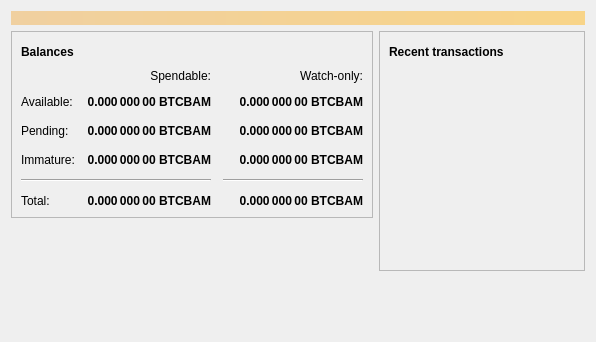
<?xml version="1.0" encoding="UTF-8"?>
<ui version="4.0">
 <class>OverviewPage</class>
 <widget class="QWidget" name="OverviewPage">
  <property name="geometry">
   <rect>
    <x>0</x>
    <y>0</y>
    <width>596</width>
    <height>342</height>
   </rect>
  </property>
  <property name="windowTitle">
   <string>Form</string>
  </property>
  <layout class="QVBoxLayout" name="topLayout">
   <item>
    <widget class="QLabel" name="labelAlerts">
     <property name="visible">
      <bool>false</bool>
     </property>
     <property name="styleSheet">
      <string notr="true">QLabel { background-color: qlineargradient(x1: 0, y1: 0, x2: 1, y2: 0, stop:0 #F0D0A0, stop:1 #F8D488); color:#000000; }</string>
     </property>
     <property name="wordWrap">
      <bool>true</bool>
     </property>
     <property name="margin">
      <number>3</number>
     </property>
     <property name="textInteractionFlags">
      <set>Qt::TextSelectableByMouse</set>
     </property>
    </widget>
   </item>
   <item>
    <layout class="QHBoxLayout" name="horizontalLayout" stretch="1,1">
     <item>
      <layout class="QVBoxLayout" name="verticalLayout_2">
       <item>
        <widget class="QFrame" name="frame">
         <property name="frameShape">
          <enum>QFrame::StyledPanel</enum>
         </property>
         <property name="frameShadow">
          <enum>QFrame::Raised</enum>
         </property>
         <layout class="QVBoxLayout" name="verticalLayout_4">
          <item>
           <layout class="QHBoxLayout" name="horizontalLayout_4">
            <item>
             <widget class="QLabel" name="label_5">
              <property name="font">
               <font>
                <weight>75</weight>
                <bold>true</bold>
               </font>
              </property>
              <property name="text">
               <string>Balances</string>
              </property>
             </widget>
            </item>
            <item>
             <widget class="QPushButton" name="labelWalletStatus">
              <property name="enabled">
               <bool>true</bool>
              </property>
              <property name="maximumSize">
               <size>
                <width>30</width>
                <height>16777215</height>
               </size>
              </property>
              <property name="toolTip">
               <string>The displayed information may be out of date. Your wallet automatically synchronizes with the BitcoinBam network after a connection is established, but this process has not completed yet.</string>
              </property>
              <property name="text">
               <string/>
              </property>
              <property name="icon">
               <iconset resource="../bitcoin.qrc">
                <normaloff>:/icons/warning</normaloff>
                <disabledoff>:/icons/warning</disabledoff>:/icons/warning</iconset>
              </property>
              <property name="iconSize">
               <size>
                <width>24</width>
                <height>24</height>
               </size>
              </property>
              <property name="flat">
               <bool>true</bool>
              </property>
             </widget>
            </item>
            <item>
             <spacer name="horizontalSpacer_3">
              <property name="orientation">
               <enum>Qt::Horizontal</enum>
              </property>
              <property name="sizeHint" stdset="0">
               <size>
                <width>40</width>
                <height>20</height>
               </size>
              </property>
             </spacer>
            </item>
           </layout>
          </item>
          <item>
           <layout class="QGridLayout" name="gridLayout">
            <property name="spacing">
             <number>12</number>
            </property>
            <item row="2" column="2">
             <widget class="QLabel" name="labelWatchPending">
              <property name="font">
               <font>
                <weight>75</weight>
                <bold>true</bold>
               </font>
              </property>
              <property name="cursor">
               <cursorShape>IBeamCursor</cursorShape>
              </property>
              <property name="toolTip">
               <string>Unconfirmed transactions to watch-only addresses</string>
              </property>
              <property name="text">
               <string notr="true">0.000 000 00 BTCBAM</string>
              </property>
              <property name="alignment">
               <set>Qt::AlignRight|Qt::AlignTrailing|Qt::AlignVCenter</set>
              </property>
              <property name="textInteractionFlags">
               <set>Qt::LinksAccessibleByMouse|Qt::TextSelectableByKeyboard|Qt::TextSelectableByMouse</set>
              </property>
             </widget>
            </item>
            <item row="2" column="1">
             <widget class="QLabel" name="labelUnconfirmed">
              <property name="font">
               <font>
                <weight>75</weight>
                <bold>true</bold>
               </font>
              </property>
              <property name="cursor">
               <cursorShape>IBeamCursor</cursorShape>
              </property>
              <property name="toolTip">
               <string>Total of transactions that have yet to be confirmed, and do not yet count toward the spendable balance</string>
              </property>
              <property name="text">
               <string notr="true">0.000 000 00 BTCBAM</string>
              </property>
              <property name="alignment">
               <set>Qt::AlignRight|Qt::AlignTrailing|Qt::AlignVCenter</set>
              </property>
              <property name="textInteractionFlags">
               <set>Qt::LinksAccessibleByMouse|Qt::TextSelectableByKeyboard|Qt::TextSelectableByMouse</set>
              </property>
             </widget>
            </item>
            <item row="3" column="2">
             <widget class="QLabel" name="labelWatchImmature">
              <property name="font">
               <font>
                <weight>75</weight>
                <bold>true</bold>
               </font>
              </property>
              <property name="cursor">
               <cursorShape>IBeamCursor</cursorShape>
              </property>
              <property name="toolTip">
               <string>Mined balance in watch-only addresses that has not yet matured</string>
              </property>
              <property name="text">
               <string notr="true">0.000 000 00 BTCBAM</string>
              </property>
              <property name="alignment">
               <set>Qt::AlignRight|Qt::AlignTrailing|Qt::AlignVCenter</set>
              </property>
              <property name="textInteractionFlags">
               <set>Qt::LinksAccessibleByMouse|Qt::TextSelectableByKeyboard|Qt::TextSelectableByMouse</set>
              </property>
             </widget>
            </item>
            <item row="4" column="0" colspan="2">
             <widget class="Line" name="line">
              <property name="orientation">
               <enum>Qt::Horizontal</enum>
              </property>
             </widget>
            </item>
            <item row="4" column="2">
             <widget class="Line" name="lineWatchBalance">
              <property name="sizePolicy">
               <sizepolicy hsizetype="Preferred" vsizetype="Fixed">
                <horstretch>0</horstretch>
                <verstretch>0</verstretch>
               </sizepolicy>
              </property>
              <property name="minimumSize">
               <size>
                <width>140</width>
                <height>0</height>
               </size>
              </property>
              <property name="orientation">
               <enum>Qt::Horizontal</enum>
              </property>
             </widget>
            </item>
            <item row="5" column="0">
             <widget class="QLabel" name="labelTotalText">
              <property name="text">
               <string>Total:</string>
              </property>
             </widget>
            </item>
            <item row="3" column="1">
             <widget class="QLabel" name="labelImmature">
              <property name="font">
               <font>
                <weight>75</weight>
                <bold>true</bold>
               </font>
              </property>
              <property name="cursor">
               <cursorShape>IBeamCursor</cursorShape>
              </property>
              <property name="toolTip">
               <string>Mined balance that has not yet matured</string>
              </property>
              <property name="text">
               <string notr="true">0.000 000 00 BTCBAM</string>
              </property>
              <property name="alignment">
               <set>Qt::AlignRight|Qt::AlignTrailing|Qt::AlignVCenter</set>
              </property>
              <property name="textInteractionFlags">
               <set>Qt::LinksAccessibleByMouse|Qt::TextSelectableByKeyboard|Qt::TextSelectableByMouse</set>
              </property>
             </widget>
            </item>
            <item row="2" column="3">
             <spacer name="horizontalSpacer_2">
              <property name="orientation">
               <enum>Qt::Horizontal</enum>
              </property>
              <property name="sizeHint" stdset="0">
               <size>
                <width>40</width>
                <height>20</height>
               </size>
              </property>
             </spacer>
            </item>
            <item row="3" column="0">
             <widget class="QLabel" name="labelImmatureText">
              <property name="text">
               <string>Immature:</string>
              </property>
             </widget>
            </item>
            <item row="5" column="1">
             <widget class="QLabel" name="labelTotal">
              <property name="font">
               <font>
                <weight>75</weight>
                <bold>true</bold>
               </font>
              </property>
              <property name="cursor">
               <cursorShape>IBeamCursor</cursorShape>
              </property>
              <property name="toolTip">
               <string>Your current total balance</string>
              </property>
              <property name="text">
               <string notr="true">0.000 000 00 BTCBAM</string>
              </property>
              <property name="alignment">
               <set>Qt::AlignRight|Qt::AlignTrailing|Qt::AlignVCenter</set>
              </property>
              <property name="textInteractionFlags">
               <set>Qt::LinksAccessibleByMouse|Qt::TextSelectableByKeyboard|Qt::TextSelectableByMouse</set>
              </property>
             </widget>
            </item>
            <item row="5" column="2">
             <widget class="QLabel" name="labelWatchTotal">
              <property name="font">
               <font>
                <weight>75</weight>
                <bold>true</bold>
               </font>
              </property>
              <property name="cursor">
               <cursorShape>IBeamCursor</cursorShape>
              </property>
              <property name="toolTip">
               <string>Current total balance in watch-only addresses</string>
              </property>
              <property name="text">
               <string notr="true">0.000 000 00 BTCBAM</string>
              </property>
              <property name="alignment">
               <set>Qt::AlignRight|Qt::AlignTrailing|Qt::AlignVCenter</set>
              </property>
              <property name="textInteractionFlags">
               <set>Qt::LinksAccessibleByMouse|Qt::TextSelectableByKeyboard|Qt::TextSelectableByMouse</set>
              </property>
             </widget>
            </item>
            <item row="0" column="2">
             <widget class="QLabel" name="labelWatchonly">
              <property name="text">
               <string>Watch-only:</string>
              </property>
              <property name="alignment">
               <set>Qt::AlignRight|Qt::AlignTrailing|Qt::AlignVCenter</set>
              </property>
             </widget>
            </item>
            <item row="1" column="0">
             <widget class="QLabel" name="labelBalanceText">
              <property name="text">
               <string>Available:</string>
              </property>
             </widget>
            </item>
            <item row="1" column="1">
             <widget class="QLabel" name="labelBalance">
              <property name="font">
               <font>
                <weight>75</weight>
                <bold>true</bold>
               </font>
              </property>
              <property name="cursor">
               <cursorShape>IBeamCursor</cursorShape>
              </property>
              <property name="toolTip">
               <string>Your current spendable balance</string>
              </property>
              <property name="text">
               <string notr="true">0.000 000 00 BTCBAM</string>
              </property>
              <property name="alignment">
               <set>Qt::AlignRight|Qt::AlignTrailing|Qt::AlignVCenter</set>
              </property>
              <property name="textInteractionFlags">
               <set>Qt::LinksAccessibleByMouse|Qt::TextSelectableByKeyboard|Qt::TextSelectableByMouse</set>
              </property>
             </widget>
            </item>
            <item row="1" column="2">
             <widget class="QLabel" name="labelWatchAvailable">
              <property name="font">
               <font>
                <weight>75</weight>
                <bold>true</bold>
               </font>
              </property>
              <property name="cursor">
               <cursorShape>IBeamCursor</cursorShape>
              </property>
              <property name="toolTip">
               <string>Your current balance in watch-only addresses</string>
              </property>
              <property name="text">
               <string notr="true">0.000 000 00 BTCBAM</string>
              </property>
              <property name="alignment">
               <set>Qt::AlignRight|Qt::AlignTrailing|Qt::AlignVCenter</set>
              </property>
              <property name="textInteractionFlags">
               <set>Qt::LinksAccessibleByMouse|Qt::TextSelectableByKeyboard|Qt::TextSelectableByMouse</set>
              </property>
             </widget>
            </item>
            <item row="2" column="0">
             <widget class="QLabel" name="labelPendingText">
              <property name="text">
               <string>Pending:</string>
              </property>
             </widget>
            </item>
            <item row="0" column="1">
             <widget class="QLabel" name="labelSpendable">
              <property name="text">
               <string>Spendable:</string>
              </property>
              <property name="alignment">
               <set>Qt::AlignRight|Qt::AlignTrailing|Qt::AlignVCenter</set>
              </property>
             </widget>
            </item>
           </layout>
          </item>
         </layout>
        </widget>
       </item>
       <item>
        <spacer name="verticalSpacer">
         <property name="orientation">
          <enum>Qt::Vertical</enum>
         </property>
         <property name="sizeHint" stdset="0">
          <size>
           <width>20</width>
           <height>40</height>
          </size>
         </property>
        </spacer>
       </item>
      </layout>
     </item>
     <item>
      <layout class="QVBoxLayout" name="verticalLayout_3">
       <item>
        <widget class="QFrame" name="frame_2">
         <property name="frameShape">
          <enum>QFrame::StyledPanel</enum>
         </property>
         <property name="frameShadow">
          <enum>QFrame::Raised</enum>
         </property>
         <layout class="QVBoxLayout" name="verticalLayout">
          <item>
           <layout class="QHBoxLayout" name="horizontalLayout_2">
            <item>
             <widget class="QLabel" name="label_4">
              <property name="font">
               <font>
                <weight>75</weight>
                <bold>true</bold>
               </font>
              </property>
              <property name="text">
               <string>Recent transactions</string>
              </property>
             </widget>
            </item>
            <item>
             <widget class="QPushButton" name="labelTransactionsStatus">
              <property name="enabled">
               <bool>true</bool>
              </property>
              <property name="maximumSize">
               <size>
                <width>30</width>
                <height>16777215</height>
               </size>
              </property>
              <property name="toolTip">
               <string>The displayed information may be out of date. Your wallet automatically synchronizes with the BitcoinBam network after a connection is established, but this process has not completed yet.</string>
              </property>
              <property name="text">
               <string/>
              </property>
              <property name="icon">
               <iconset resource="../bitcoin.qrc">
                <normaloff>:/icons/warning</normaloff>
                <disabledoff>:/icons/warning</disabledoff>:/icons/warning</iconset>
              </property>
              <property name="iconSize">
               <size>
                <width>24</width>
                <height>24</height>
               </size>
              </property>
              <property name="flat">
               <bool>true</bool>
              </property>
             </widget>
            </item>
            <item>
             <spacer name="horizontalSpacer">
              <property name="orientation">
               <enum>Qt::Horizontal</enum>
              </property>
              <property name="sizeHint" stdset="0">
               <size>
                <width>40</width>
                <height>20</height>
               </size>
              </property>
             </spacer>
            </item>
           </layout>
          </item>
          <item>
           <widget class="QListView" name="listTransactions">
            <property name="styleSheet">
             <string notr="true">QListView { background: transparent; }</string>
            </property>
            <property name="frameShape">
             <enum>QFrame::NoFrame</enum>
            </property>
            <property name="verticalScrollBarPolicy">
             <enum>Qt::ScrollBarAlwaysOff</enum>
            </property>
            <property name="horizontalScrollBarPolicy">
             <enum>Qt::ScrollBarAlwaysOff</enum>
            </property>
            <property name="selectionMode">
             <enum>QAbstractItemView::NoSelection</enum>
            </property>
           </widget>
          </item>
         </layout>
        </widget>
       </item>
       <item>
        <spacer name="verticalSpacer_2">
         <property name="orientation">
          <enum>Qt::Vertical</enum>
         </property>
         <property name="sizeHint" stdset="0">
          <size>
           <width>20</width>
           <height>40</height>
          </size>
         </property>
        </spacer>
       </item>
      </layout>
     </item>
    </layout>
   </item>
  </layout>
 </widget>
 <resources/>
 <connections/>
</ui>
